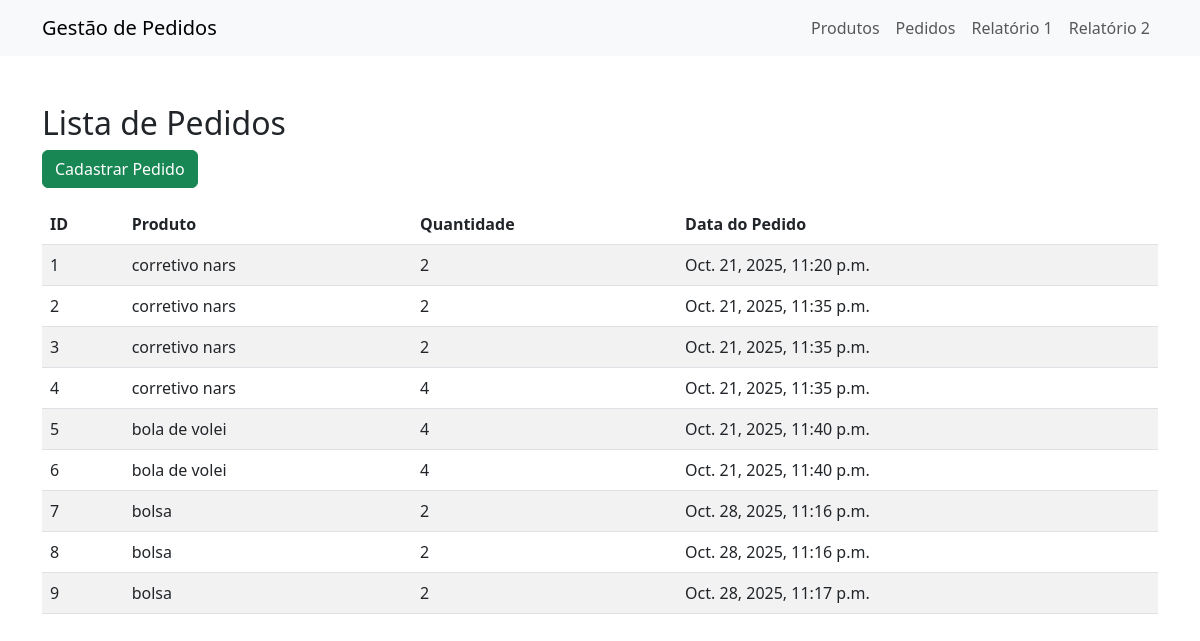
Page /pedidos/ on the earlier database version.
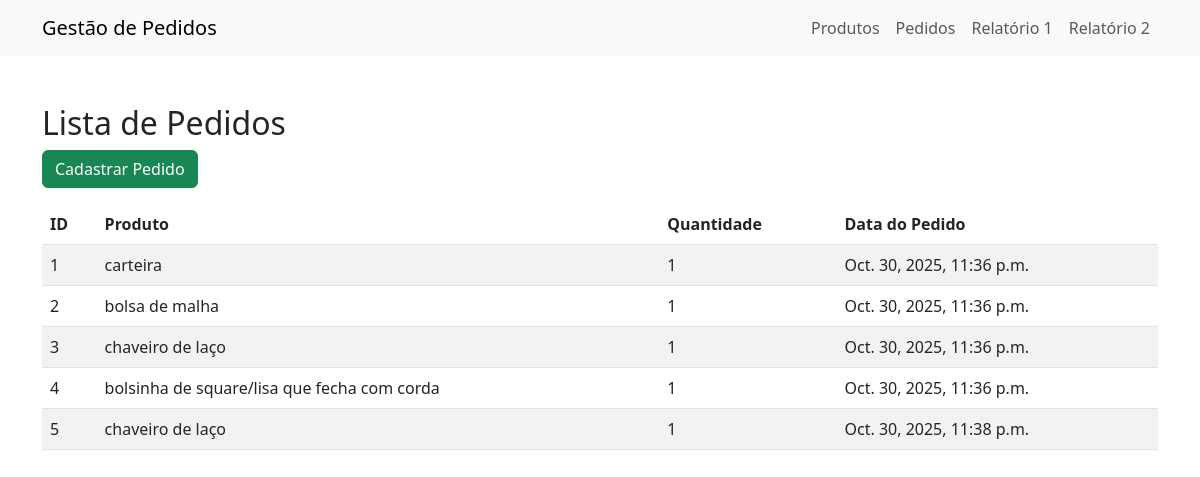
Same page on the later database version.
### pedidos/models.py (models this page shows, shortened)
class Pedido(models.Model):
    produto = models.ForeignKey(Produto, on_delete=models.CASCADE)
    quantidade = models.PositiveIntegerField()
    data_pedido = models.DateTimeField(auto_now_add=True)

### produtos/models.py (models this page shows, shortened)
class Produto(models.Model):
    nome = models.CharField(max_length=100)
    estoque = models.IntegerField()

### pedidos/views.py (the view)
# urls.py: path('', lista_pedidos, name='lista_pedidos'),
def lista_pedidos(request):
    pedidos = Pedido.objects.all()
    return render(request, 'pedidos/lista.html', {'pedidos': pedidos})

### core/templates/pedidos/lista.html
{% extends 'base.html' %}
{% block content %}
    <h2>Lista de Pedidos</h2>
    <a href="/pedidos/cadastrar/" class="btn btn-success mb-3">Cadastrar Pedido</a>
    <table class="table table-striped">
        <thead>
            <tr>
                <th>ID</th>
                <th>Produto</th>
                <th>Quantidade</th>
                <th>Data do Pedido</th>
            </tr>
        </thead>
        <tbody>
            {% for pedido in pedidos %}
                <tr>
                    <td>{{ pedido.id }}</td>
                    <td>{{ pedido.produto.nome }}</td>
                    <td>{{ pedido.quantidade }}</td>
                    <td>{{ pedido.data_pedido }}</td>
                </tr>
            {% endfor %}
        </tbody>
    </table>
{% endblock %}

Differences in the rows shown:
removed Pedido: id "6", produto.nome "bola de volei", quantidade "4", data_pedido "Oct. 21, 2025, 11:40 p.m."
removed Pedido: id "7", produto.nome "bolsa", quantidade "2", data_pedido "Oct. 28, 2025, 11:16 p.m."
removed Pedido: id "8", produto.nome "bolsa", quantidade "2", data_pedido "Oct. 28, 2025, 11:16 p.m."
removed Pedido: id "9", produto.nome "bolsa", quantidade "2", data_pedido "Oct. 28, 2025, 11:17 p.m."
changed Pedido id 1: produto.nome "corretivo nars" → "carteira"; quantidade "2" → "1"; data_pedido "Oct. 21, 2025, 11:20 p.m." → "Oct. 30, 2025, 11:36 p.m."
changed Pedido id 2: produto.nome "corretivo nars" → "bolsa de malha"; quantidade "2" → "1"; data_pedido "Oct. 21, 2025, 11:35 p.m." → "Oct. 30, 2025, 11:36 p.m."
changed Pedido id 3: produto.nome "corretivo nars" → "chaveiro de laço"; quantidade "2" → "1"; data_pedido "Oct. 21, 2025, 11:35 p.m." → "Oct. 30, 2025, 11:36 p.m."
changed Pedido id 4: produto.nome "corretivo nars" → "bolsinha de square/lisa que fecha com corda"; quantidade "4" → "1"; data_pedido "Oct. 21, 2025, 11:35 p.m." → "Oct. 30, 2025, 11:36 p.m."
changed Pedido id 5: produto.nome "bola de volei" → "chaveiro de laço"; quantidade "4" → "1"; data_pedido "Oct. 21, 2025, 11:40 p.m." → "Oct. 30, 2025, 11:38 p.m."
